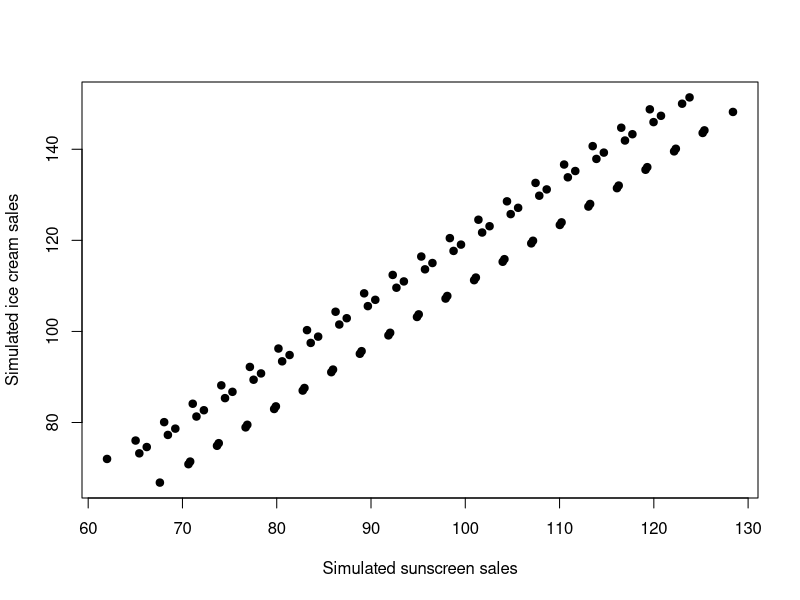

Here is the R script that generated this plot:
## ---- chunk 1
knitr::opts_chunk$set(echo = TRUE, message = FALSE, warning = TRUE)
## ---- chunk 2
loans <- data.frame(
  loan_amount = c(7500, 25000, 14500, 3000),
  interest_rate = c(7.34, 9.43, 6.08, 7.96),
  term = c(36L, 60L, 36L, 36L),
  grade = ordered(c("A", "B", "A", "A"), levels = LETTERS[1:7]),
  state = factor(c("MD", "OH", "MO", "CA")),
  total_income = c(70000, 254000, 80000, 34000),
  homeownership = factor(c("rent", "mortgage", "mortgage", "rent")),
  row.names = c("1", "2", "3", "50")
)
loans
loans["2", ]                 # one observational unit
loans$term                   # one variable
X <- as.matrix(loans[c("loan_amount", "interest_rate", "total_income")])
dim(X)
X[2, 1]                      # x_21: second displayed record, first variable
## ---- chunk 3
data.frame(
  variable = names(loans),
  R_class = vapply(loans, function(z) paste(class(z), collapse = "/"), ""),
  statistical_type = c("numerical (amount)", "numerical (rate)",
                       "numerical discrete", "categorical ordinal",
                       "categorical nominal", "numerical (amount)",
                       "categorical nominal")
)
is.ordered(loans$grade)
levels(loans$homeownership)
## ---- chunk 4
mean(loans$loan_amount)
prop.table(table(loans$homeownership))
## ---- chunk 5
set.seed(1101)
temperature <- seq(15, 35, length.out = 100)
sunscreen_variation <- rep(c(-3, 2, 0, 4, -2), length.out = 100)
ice_cream_variation <- rep(c(2, -4, 3, -1, 0), length.out = 100)
sunscreen <- 20 + 3 * temperature + sunscreen_variation
ice_cream <- 10 + 4 * temperature + ice_cream_variation
x_centered <- sunscreen - mean(sunscreen)
y_centered <- ice_cream - mean(ice_cream)
r_formula <- sum(x_centered * y_centered) /
  sqrt(sum(x_centered^2) * sum(y_centered^2))
c(formula = r_formula, R_correlation = cor(sunscreen, ice_cream))
plot(sunscreen, ice_cream, pch = 19,
     xlab = "Simulated sunscreen sales", ylab = "Simulated ice cream sales")
